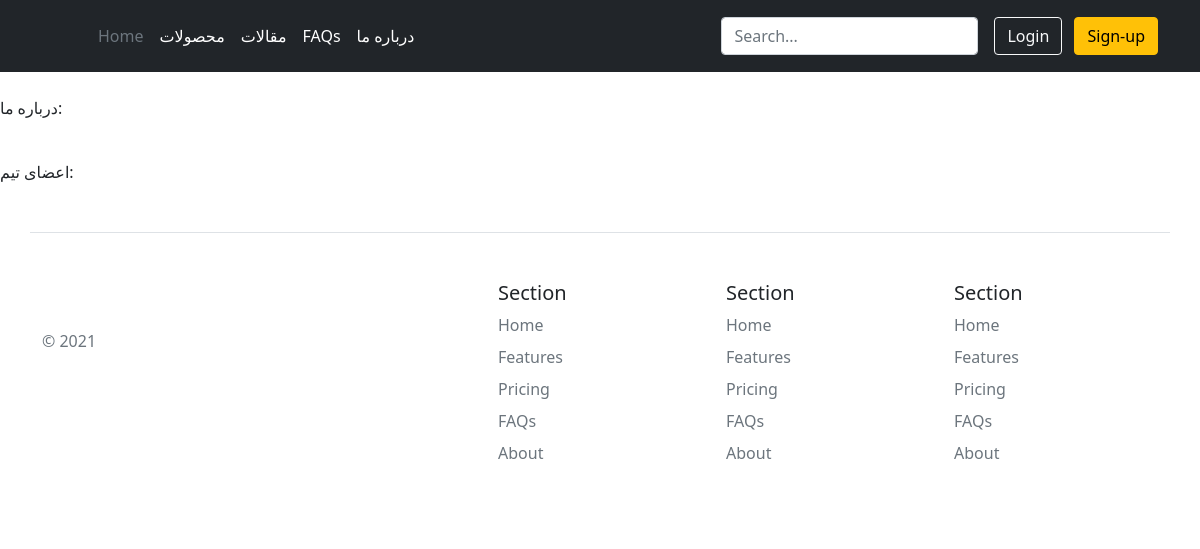
/about-us/, run on an earlier commit of the app's database.
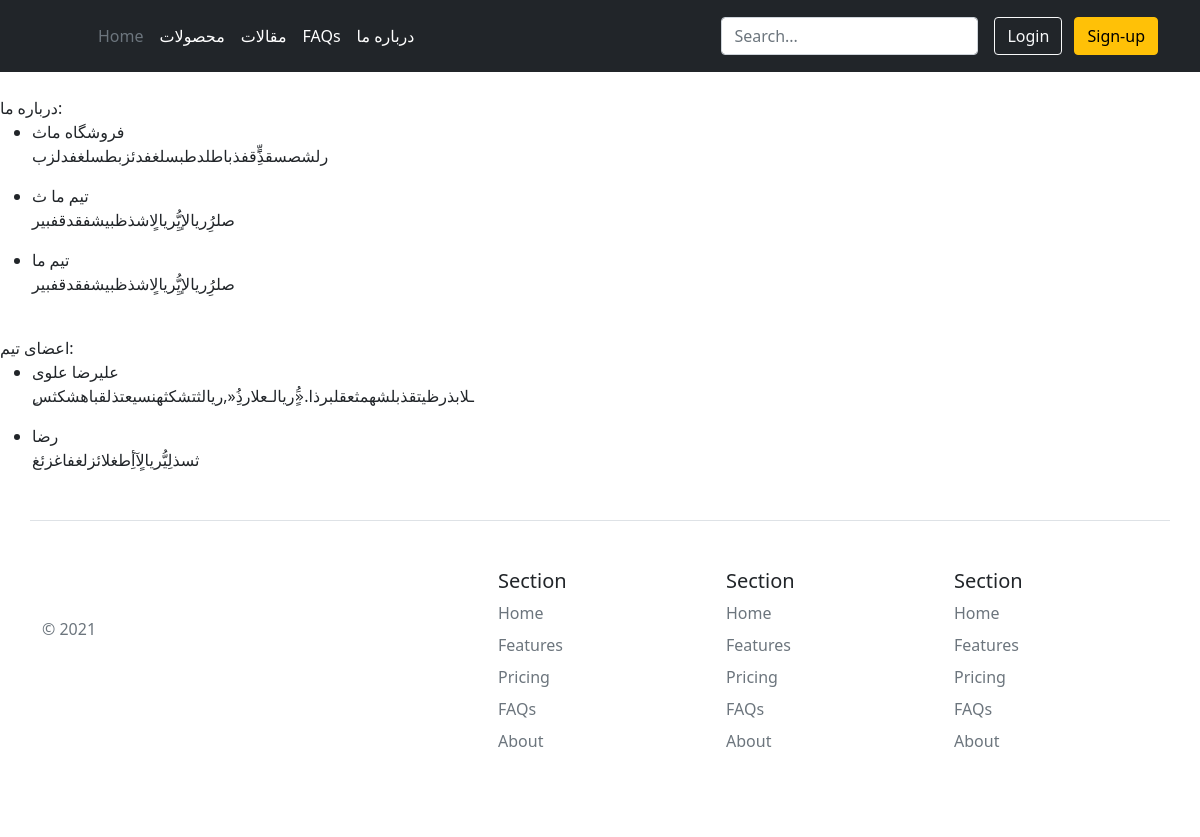
And on a later commit of the database.
### about_us/models.py (models this page shows, shortened)
class AboutUs(models.Model):
    title = models.CharField(max_length=200, verbose_name="عنوان")
    description = models.TextField(verbose_name="توضیحات")
    class Meta:
        verbose_name = "درباره ما"
        verbose_name_plural = "توضیحات درباره ما"

class OurTeam(models.Model):
    full_name = models.CharField(max_length=200, verbose_name="نام و نام خانوادگی")
    description = models.TextField(verbose_name="توضیحات")
    image = models.ImageField(upload_to="our_team", verbose_name="تصویر", blank=True, null=True)
    class Meta:
        verbose_name = "تیم ما"
        verbose_name_plural = "اعضای تیم ما"

### about_us/views.py (the view)
# urls.py: path("about-us/", about_us,name='about-us')
def about_us(request):
    abouts_us = AboutUs.objects.all()
    our_team = OurTeam.objects.all()
    context = {
        "about_us": abouts_us,
        "our_team": our_team
    }
    return render(request, "about_us/about-us.html", context)

### about_us/templates/about_us/about-us.html
{% extends 'base/main.html' %}
{% block body %}
<br>
درباره ما:
<ul>
    {% for about in about_us %}
    <li>{{about.title}}</li>
    <p>{{about.description}}</p>
    {% endfor %}
</ul>
<br>
اعضای تیم:
<ul>
    {% for team in our_team %}
    <li>{{team.full_name}}</li>
    <p>{{team.description}}</p>
    {% endfor %}
</ul>
{% endblock body %}

### templates/base/main.html
{% load static %}
<html>
    <head>
        {% include 'base/head-referenced.html' %}
    </head>
    <body>
        {% include 'base/header.html' %}
        {% block body %}
        {% endblock body %}
        {% include 'base/footer.html' %}
    </body>

### templates/base/head-referenced.html (shortened to what this page needs)
{% load static %}
<link href="https://cdn.jsdelivr.net/npm/bootstrap@5.1.3/dist/css/bootstrap.min.css" rel="stylesheet">

### templates/base/header.html
<header class="p-3 bg-dark text-white">
    <div class="container">
      <div class="d-flex flex-wrap align-items-center justify-content-center justify-content-lg-start">
        <a href="/" class="d-flex align-items-center mb-2 mb-lg-0 text-white text-decoration-none">
          <svg class="bi me-2" width="40" height="32" role="img" aria-label="Bootstrap"><use xlink:href="#bootstrap"></use></svg>
        </a>
        <ul class="nav col-12 col-lg-auto me-lg-auto mb-2 justify-content-center mb-md-0">
          <li><a href="#" class="nav-link px-2 text-secondary">Home</a></li>
          <li><a href="{% url 'product-list' %}" class="nav-link px-2 text-white">محصولات</a></li>
          <li><a href="{% url 'blog-list' %}" class="nav-link px-2 text-white">مقالات</a></li>
          <li><a href="#" class="nav-link px-2 text-white">FAQs</a></li>
          <li><a href="{% url 'about-us' %}" class="nav-link px-2 text-white">درباره ما</a></li>
        </ul>
        <form class="col-12 col-lg-auto mb-3 mb-lg-0 me-lg-3">
          <input type="search" class="form-control form-control-dark" placeholder="Search..." aria-label="Search">
        </form>
        <div class="text-end">
          <button type="button" class="btn btn-outline-light me-2">Login</button>
          <button type="button" class="btn btn-warning">Sign-up</button>
        </div>
      </div>
    </div>
  </header>

### templates/base/footer.html
<div class="container">
    <footer class="row row-cols-5 py-5 my-5 border-top">
      <div class="col">
        <a href="/" class="d-flex align-items-center mb-3 link-dark text-decoration-none">
          <svg class="bi me-2" width="40" height="32"><use xlink:href="#bootstrap"></use></svg>
        </a>
        <p class="text-muted">© 2021</p>
      </div>
      <div class="col">
      </div>
      <div class="col">
        <h5>Section</h5>
        <ul class="nav flex-column">
          <li class="nav-item mb-2"><a href="#" class="nav-link p-0 text-muted">Home</a></li>
          <li class="nav-item mb-2"><a href="#" class="nav-link p-0 text-muted">Features</a></li>
          <li class="nav-item mb-2"><a href="#" class="nav-link p-0 text-muted">Pricing</a></li>
          <li class="nav-item mb-2"><a href="#" class="nav-link p-0 text-muted">FAQs</a></li>
          <li class="nav-item mb-2"><a href="#" class="nav-link p-0 text-muted">About</a></li>
        </ul>
      </div>
      <div class="col">
        <h5>Section</h5>
        <ul class="nav flex-column">
          <li class="nav-item mb-2"><a href="#" class="nav-link p-0 text-muted">Home</a></li>
          <li class="nav-item mb-2"><a href="#" class="nav-link p-0 text-muted">Features</a></li>
          <li class="nav-item mb-2"><a href="#" class="nav-link p-0 text-muted">Pricing</a></li>
          <li class="nav-item mb-2"><a href="#" class="nav-link p-0 text-muted">FAQs</a></li>
          <li class="nav-item mb-2"><a href="#" class="nav-link p-0 text-muted">About</a></li>
        </ul>
      </div>
      <div class="col">
        <h5>Section</h5>
        <ul class="nav flex-column">
          <li class="nav-item mb-2"><a href="#" class="nav-link p-0 text-muted">Home</a></li>
          <li class="nav-item mb-2"><a href="#" class="nav-link p-0 text-muted">Features</a></li>
          <li class="nav-item mb-2"><a href="#" class="nav-link p-0 text-muted">Pricing</a></li>
          <li class="nav-item mb-2"><a href="#" class="nav-link p-0 text-muted">FAQs</a></li>
          <li class="nav-item mb-2"><a href="#" class="nav-link p-0 text-muted">About</a></li>
        </ul>
      </div>
    </footer>
  </div>

What changed in the data, as far as the page shows it:
added AboutUs: title "فروشگاه ماث", description "رلشصسقذٍَِّقفذباطلدطبسلغفدئزبطسلغفدلزب"
added AboutUs: title "تیم ما ث", description "صلرُِريالإيُِّريالٍاشذظبیشفقدقفبیر"
added AboutUs: title "تیم ما", description "صلرُِريالإيُِّريالٍاشذظبیشفقدقفبیر"
added OurTeam: full_name "علیرضا علوی", description "ِـلابذرظیتقذبلشهمثعقلبرذا.«ٍَُريالـعلارذُِ«,ريالثتشکثهنسیعتذلقباهشکثس"
added OurTeam: full_name "رضا", description "ثسذلِيُّريالٍآأِطغلائزلغفاغزئغ"
